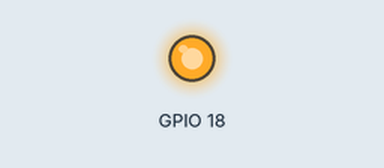
Simulated run of this program. Board: Raspberry Pi (BCM pin numbers). On the bench: output pins drawn as LEDs (lit = HIGH). At 0.0 s the program stops and its outputs stay as they are.

Above: at 0.1 s.
Timing chart, 0 to 1.5 s (numbered marks = the images above):
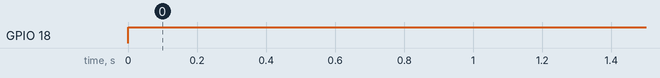

The program:

ledoff2.py
```python
import time
import RPi.GPIO as GPIO

GPIO.setmode(GPIO.BCM)
GPIO.setwarnings(False)
GPIO.setup(18, GPIO.OUT)

def trigger ():
	GPIO.output(18, GPIO.HIGH)
try:
	trigger()

except KeyboardInterrupt:
    print ("Quit")
    GPIO.cleanup()
```

Measured:
- by itself, GPIO 18: LOW → HIGH at 0.00 s
